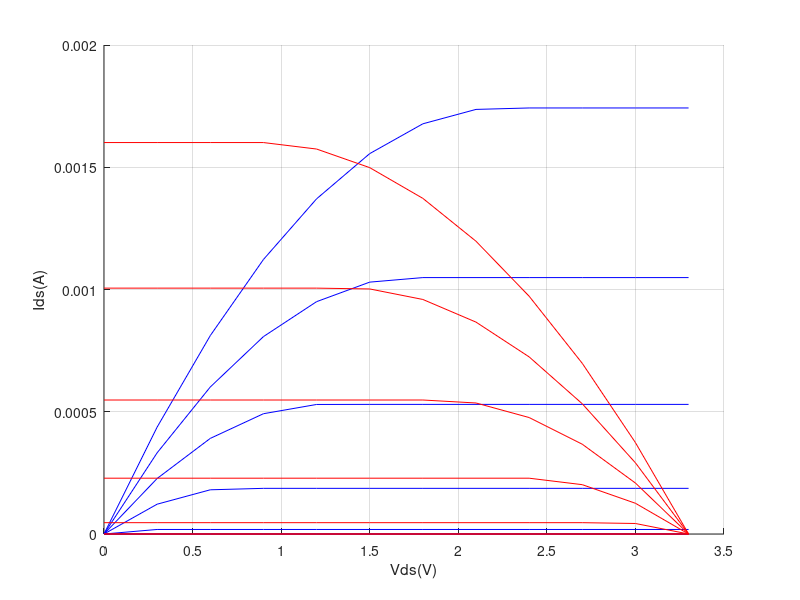

Here is the MATLAB script that generated this plot:
%Programa para graficar comportamiento ideal del un inversor
%ITCR/Introducci?n al dise?o de circuitos integrados
%Prof. Dr.-Ing. Alfonso Chac?n Rodr?guez
%Estudiantes: Francis L?pez Montero /Jeffry Quir?s Fallas

%Par?metros NMOS

lambda=0.3*10^-6;
wn=12*lambda;
ln=2*lambda;

%Par?metros PMOS
x=2.418;
lp=ln;
wp=x*wn;
%Voltaje Umbral N 
Vtn=0.77;

%Voltaje Umbral P
Vtp=(-0.89);

%Tension alimentacion
Vdd=3.3;

%tox=1.41;
%e0=8.854e-12;%Permitividad del vac?o
%Cox=3.6*e0/(tox*10^-9);

betan=58.4*10^-6;
betap=(-19.0*10^-6);

r=(-betap*(wp/lp))/(betan*(wn/ln));%relaci?n betas

Vinv=(Vdd+Vtp+Vtn*sqrt(1/r))/(1+sqrt(1/r));

n=1;

for Vin=0:0.5:Vdd
    Vingraf(n)=Vin;
    m=1;
    VGTp=abs(Vin-Vdd) + Vtp;    
    VGTn=Vin-Vtn;
    
    for Vout=0:0.3:Vdd
        Voutgraf(m)=Vout;
     

        %Ecuaciones region PMOS
        if(Vin>Vdd + Vtp)
            Idp=0;
        elseif((Vin<Vdd + Vtp) && (Vout>Vin - Vtp))
            Vdsp=abs(Vout-Vdd);
            Idp=betap*(wp/lp)*(2*VGTp-Vdsp)*Vdsp;
        elseif((Vin<Vdd + Vtp) && (Vout<Vin - Vtp))
            Idp=betap*(wp/lp)*(VGTp)^2;
        end
        Idsp(m,n)=abs(Idp);
%_-------------------------------------------------------------------------        
        %Ecuaciones region NMOS
        if(Vin<Vtn)
            Idsn(m,n)=0;
        elseif((Vin>Vtn)&&(Vout<Vin - Vtn))
            Vdsn=Vout;
            Idsn(m,n)=betan*(wn/ln)*((2*VGTn)-Vdsn)*Vdsn;
        elseif((Vin>Vtn)&&(Vout>Vin - Vtn))
            Idsn(m,n)=betan*(wn/ln)*(VGTn)^2;
        end
        m=m+1;
    end
    n=n+1;
end

plot(Voutgraf,Idsn,'b',Voutgraf,Idsp,'r')
xlabel('Vds(V)')
ylabel('Ids(A)')
axis on
grid on
box off
        
